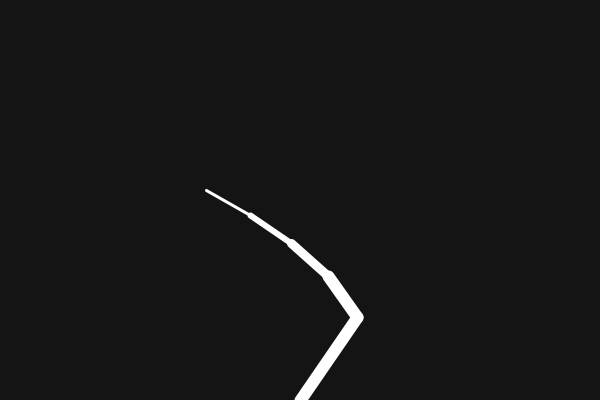
Frame 1 (no input)
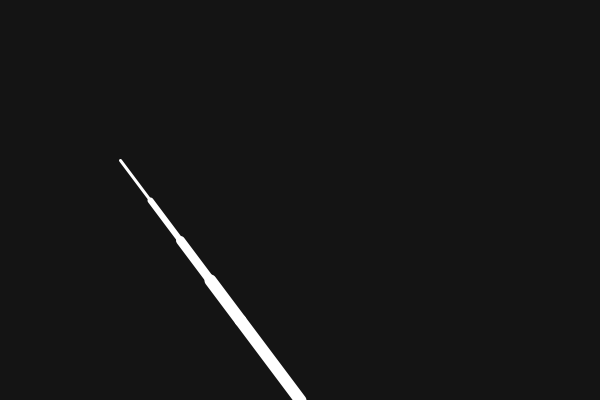
Frame 60 (the mouse pressed at the canvas centre just before this capture)
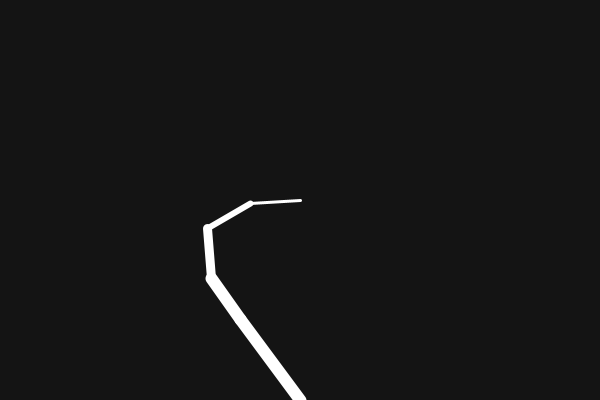
Frame 120 (the mouse held since frame 60 and released just before this capture)

The Processing sketch that drew these frames (run headless with seeded random() and noise(); from frame 60 on, the mouse is pressed at the canvas centre):

// Processing sketch: InverseKinematics
// ── InverseKinematics.pde
Segment end;
Segment start;
PVector base;

void setup() {
  size(600, 400);
  Segment current = new Segment(100, 200, 100, 0, 12);
  start = current;
  
  for(int i = 0; i < 4; i++) {
    int sw = 12 - i * 3;
    Segment next = new Segment(current, 50, radians(0), sw);
    current.child = next;
    current = next;
  }
  end = current;
  
  base = new PVector(width/2, height);
  stroke(255);
  strokeWeight(5);
}

void draw() {
  background(20);
  
  end.follow(mouseX, mouseY);
  //end.show();
  
  // Step 1 - Start from the target position
  Segment next = end.parent;
  while (next != null) {
    next.follow();
    next = next.parent;
  }
  
  // Step 2 - Move to the base position
  start.setBase(base);
  next = start.child;
  
  while (next != null) {
    next.attachToParent();
    next = next.child;
  }
  
  // Step 3 - Display all the segments
  next = end;
  while (next != null) {
     next.show();
     next = next.parent;
  }
  
}
// ── Segment.pde
class Segment {
  PVector a;
  PVector b = new PVector(0, 0);
  float len;
  float angle;
  Segment parent = null;
  Segment child = null;
  int sw = 1;

  Segment(float x, float y, float len_, float angle_, int sw_) {
    a = new PVector(x, y);
    len = len_;
    angle = angle_;
    sw = sw_;
    calculateB();
  }

  Segment(Segment parent_, float len_, float angle_, int sw_) {
    parent = parent_;
    a = parent.b.copy();
    len = len_;
    angle = angle_;
    sw = sw_;
    calculateB();
  }
  
  
  
  void follow() {
     PVector target = child.a.copy();
     follow(target.x, target.y);
  }

  void follow(float targetX, float targetY) {
    PVector target = new PVector(targetX, targetY);
    PVector dir = PVector.sub(target, a);
    angle = dir.heading();
    
    dir.setMag(len);
    dir.mult(-1);
    a = PVector.add(target, dir);
    
    calculateB();
  }
  
  void attachToParent() {
    PVector base = parent.b.copy();
    setBase(base);
  }
  
  void setBase(PVector base) {
     a.set(base);
     calculateB();
  }

  void calculateB() {
    float dx = len * cos(angle);
    float dy = len * sin(angle);
    b.set(a.x + dx, a.y + dy);
  }

  void show() {
    strokeWeight(sw);
    line(a.x, a.y, b.x, b.y);
  }
}
